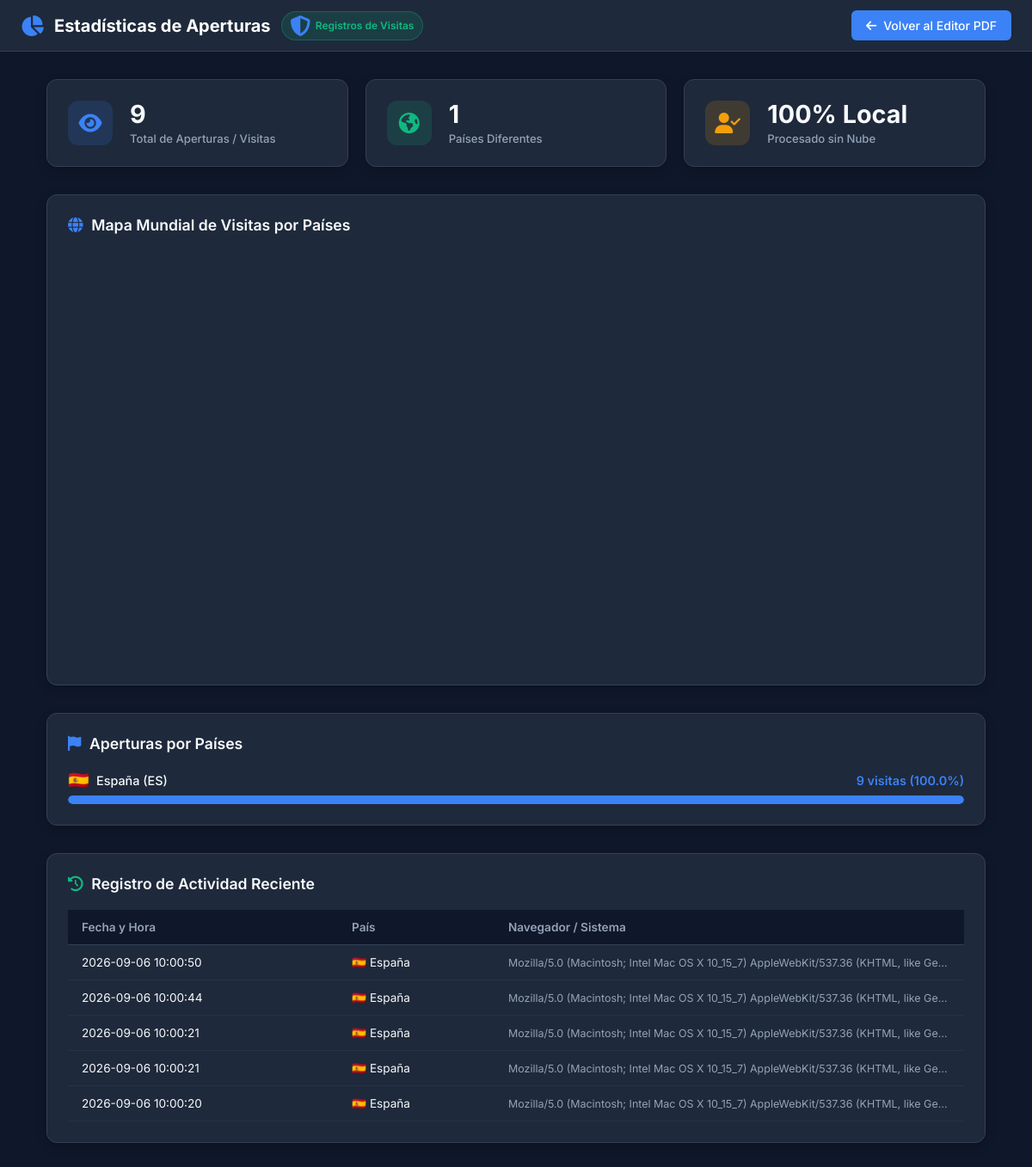
The app's page /stats, older data.
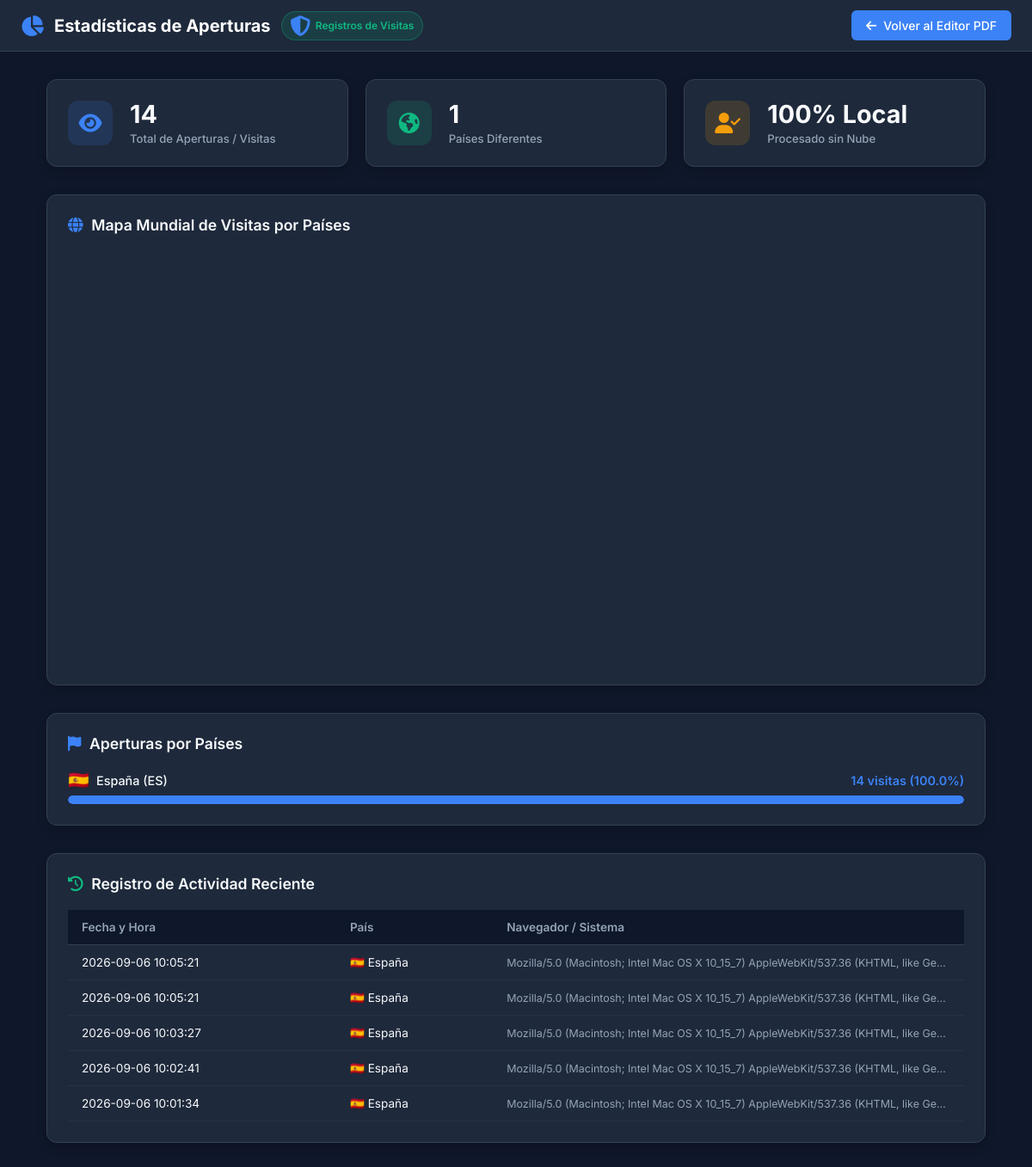
The same page, newer data.
### tables this page shows
CREATE TABLE visits (
            id INTEGER PRIMARY KEY AUTOINCREMENT,
            ip_address TEXT,
            country TEXT,
            country_code TEXT,
            user_agent TEXT,
            created_at DATETIME DEFAULT CURRENT_TIMESTAMP
        );

### app.py (the view)
@app.route('/estadisticas')
@app.route('/stats')
def stats():
    stats_data = get_full_stats()
    return render_template('stats.html', stats=stats_data)

### app.py (called while the page is built)
def country_code_to_flag(code):
    if not code or len(code) != 2:
        return '🌐'
    try:
        return chr(ord(code[0].upper()) + 127397) + chr(ord(code[1].upper()) + 127397)
    except Exception:
        return '🌐'

### templates/stats.html (shortened to what this page needs)
<!DOCTYPE html>
<html lang="es">
<head>
    <link rel="stylesheet" href="https://cdnjs.cloudflare.com/ajax/libs/font-awesome/6.5.1/css/all.min.css">
    <link rel="stylesheet" href="{{ url_for('static', filename='css/style.css') }}">
</head>
<body>
    <header class="app-header">
        <div class="logo-container">
            <i class="fas fa-chart-pie"></i>
            <span>Estadísticas de Aperturas</span>
            <span class="badge-local">
                <i class="fas fa-shield-alt"></i> Registros de Visitas
            </span>
        </div>
        <div class="header-actions">
            <a href="/" class="btn btn-primary" style="text-decoration: none;">
                <i class="fas fa-arrow-left"></i> Volver al Editor PDF
            </a>
        </div>
    </header>
    <div class="stats-container">
        <div class="stats-grid-kpi">
            <div class="kpi-card">
                <div class="kpi-icon">
                    <i class="fas fa-eye"></i>
                </div>
                <div>
                    <div class="kpi-value">{{ stats.total_visits }}</div>
                    <div class="kpi-label">Total de Aperturas / Visitas</div>
                </div>
            </div>
            <div class="kpi-card">
                <div class="kpi-icon" style="background-color: rgba(16, 185, 129, 0.15); color: var(--accent-success);">
                    <i class="fas fa-globe-americas"></i>
                </div>
                <div>
                    <div class="kpi-value">{{ stats.total_countries }}</div>
                    <div class="kpi-label">Países Diferentes</div>
                </div>
            </div>
            <div class="kpi-card">
                <div class="kpi-icon" style="background-color: rgba(245, 158, 11, 0.15); color: var(--accent-warning);">
                    <i class="fas fa-user-check"></i>
                </div>
                <div>
                    <div class="kpi-value">100% Local</div>
                    <div class="kpi-label">Procesado sin Nube</div>
                </div>
            </div>
        </div>
        <div class="stats-section">
            <div class="section-title">
                <i class="fas fa-globe" style="color: var(--accent-primary);"></i>
                Mapa Mundial de Visitas por Países
            </div>
            <div id="world-map-container" style="width: 100%; min-height: 480px; border-radius: 8px; overflow: hidden;"></div>
        </div>
        <div class="stats-section">
            <div class="section-title">
                <i class="fas fa-flag" style="color: var(--accent-primary);"></i>
                Aperturas por Países
            </div>
            {% if stats.by_country %}
            <div class="country-list">
                {% for item in stats.by_country %}
                <div class="country-item">
                    <div class="country-info">
                        <span class="country-name">
                            <span class="country-flag">{{ item.flag }}</span>
                            {{ item.country }} ({{ item.country_code }})
                        </span>
                        <span class="country-count">
                            {{ item.count }} visitas ({{ item.percentage }}%)
                        </span>
                    </div>
                    <div class="progress-bar-bg">
                        <div class="progress-bar-fill" style="width: {{ item.percentage }}%;"></div>
                    </div>
                </div>
                {% endfor %}
            </div>
            {% else %}
            <p style="color: var(--text-muted); font-size: 0.9rem;">No hay registros de países aún.</p>
            {% endif %}
        </div>
        <div class="stats-section">
            <div class="section-title">
                <i class="fas fa-history" style="color: var(--accent-success);"></i>
                Registro de Actividad Reciente
            </div>
            <div class="table-responsive">
                <table class="recent-table">
                    <thead>
                        <tr>
                            <th>Fecha y Hora</th>
                            <th>País</th>
                            <th>Navegador / Sistema</th>
                        </tr>
                    </thead>
                    <tbody>
                        {% if stats.recent_visits %}
                        {% for visit in stats.recent_visits %}
                        <tr>
                            <td>{{ visit.created_at }}</td>
                            <td>{{ visit.flag }} {{ visit.country }}</td>
                            <td style="color: var(--text-muted); font-size: 0.78rem; max-width: 300px; text-overflow: ellipsis; overflow: hidden; white-space: nowrap;">
                                {{ visit.user_agent }}
                            </td>
                        </tr>
                        {% endfor %}
                        {% else %}
                        <tr>
                            <td colspan="3" style="text-align: center; color: var(--text-muted);">No hay registros recientes.</td>
                        </tr>
                        {% endif %}
                    </tbody>
                </table>
            </div>
        </div>
    </div>
</body>
</html>

### static/css/style.css (style rules this page uses)
:root { --bg-main: #0f172a; --bg-card: #1e293b; --bg-sidebar: #1e293b; --border-color: #334155; --accent-primary: #3b82f6; --accent-primary-hover: #2563eb; --accent-success: #10b981; --accent-danger: #ef4444; --accent-warning: #f59e0b; --text-main: #f8fafc; --text-muted: #94a3b8; --canvas-shadow: 0 10px 25px -5px rgba(0, 0, 0, 0.5); }
* { box-sizing: border-box; margin: 0; padding: 0; }
body { font-family: 'Inter', system-ui, -apple-system, BlinkMacSystemFont, "Segoe UI", Roboto, sans-serif; background-color: var(--bg-main); color: var(--text-main); min-height: 100vh; display: flex; flex-direction: column; overflow-x: hidden; }
.app-header { position: sticky; top: 0; background-color: var(--bg-card); border-bottom: 1px solid var(--border-color); padding: 0.75rem 1.5rem; display: flex; justify-content: space-between; align-items: center; z-index: 100; width: 100%; }
.logo-container { display: flex; align-items: center; gap: 0.75rem; font-weight: 700; font-size: 1.25rem; color: #ffffff; }
.logo-container i { color: var(--accent-primary); font-size: 1.5rem; }
.badge-local { background-color: rgba(16, 185, 129, 0.15); color: var(--accent-success); border: 1px solid rgba(16, 185, 129, 0.3); padding: 0.25rem 0.6rem; border-radius: 20px; font-size: 0.75rem; font-weight: 600; display: flex; align-items: center; gap: 0.35rem; }
.header-actions { display: flex; align-items: center; gap: 0.75rem; }
.btn { display: inline-flex; align-items: center; justify-content: center; gap: 0.5rem; padding: 0.5rem 1rem; font-size: 0.875rem; font-weight: 500; border-radius: 6px; border: 1px solid transparent; cursor: pointer; transition: all 0.2s ease; color: var(--text-main); background-color: var(--bg-card); }
.btn-primary { background-color: var(--accent-primary); color: #ffffff; }

### templates/stats.html (style rules this page uses)
body { overflow-y: auto !important; }
.stats-container { max-width: 1500px; width: 95%; margin: 0 auto; padding: 2rem 1.5rem; display: flex; flex-direction: column; gap: 2rem; }
.stats-grid-kpi { display: grid; grid-template-columns: repeat(auto-fit, minmax(220px, 1fr)); gap: 1.25rem; }
.kpi-card { background-color: var(--bg-card); border: 1px solid var(--border-color); border-radius: 12px; padding: 1.5rem; display: flex; align-items: center; gap: 1.25rem; box-shadow: 0 4px 12px rgba(0, 0, 0, 0.2); }
.kpi-icon { width: 52px; height: 52px; border-radius: 12px; background-color: rgba(59, 130, 246, 0.15); color: var(--accent-primary); display: flex; align-items: center; justify-content: center; font-size: 1.5rem; }
.kpi-value { font-size: 1.8rem; font-weight: 700; color: var(--text-main); line-height: 1.1; }
.kpi-label { font-size: 0.82rem; color: var(--text-muted); margin-top: 0.25rem; font-weight: 500; }
.stats-section { background-color: var(--bg-card); border: 1px solid var(--border-color); border-radius: 12px; padding: 1.5rem; box-shadow: 0 4px 12px rgba(0, 0, 0, 0.2); }
.section-title { font-size: 1.1rem; font-weight: 600; margin-bottom: 1.25rem; display: flex; align-items: center; gap: 0.6rem; color: var(--text-main); }
.country-list { display: flex; flex-direction: column; gap: 1rem; }
.country-item { display: flex; flex-direction: column; gap: 0.4rem; }
.country-info { display: flex; justify-content: space-between; align-items: center; font-size: 0.9rem; }
.country-name { display: flex; align-items: center; gap: 0.5rem; font-weight: 500; }
.country-flag { font-size: 1.25rem; }
.country-count { font-weight: 600; color: var(--accent-primary); }
.progress-bar-bg { height: 10px; background-color: #0f172a; border-radius: 5px; overflow: hidden; }
.progress-bar-fill { height: 100%; background-color: var(--accent-primary); border-radius: 5px; transition: width 0.5s ease; }
.recent-table { width: 100%; border-collapse: collapse; font-size: 0.85rem; text-align: left; }
.recent-table th { padding: 0.75rem 1rem; border-bottom: 1px solid var(--border-color); color: var(--text-muted); font-weight: 600; background-color: #0f172a; }
.recent-table td { padding: 0.75rem 1rem; border-bottom: 1px solid rgba(51, 65, 85, 0.4); color: var(--text-main); }
.table-responsive { overflow-x: auto; }

Row changes from the older to the newer data that the page shows:
no longer on this page (row unchanged): visits: created_at "2026-09-06 10:00:50", flag "🇪🇸", country "España", user_agent "Mozilla/5.0 (Macintosh; Intel Mac OS X 10_15_7) AppleWebKit/537.36 (KHTML, like Ge…"
no longer on this page (row unchanged): visits: created_at "2026-09-06 10:00:44", flag "🇪🇸", country "España", user_agent "Mozilla/5.0 (Macintosh; Intel Mac OS X 10_15_7) AppleWebKit/537.36 (KHTML, like Ge…"
no longer on this page (row unchanged): visits: created_at "2026-09-06 10:00:21", flag "🇪🇸", country "España", user_agent "Mozilla/5.0 (Macintosh; Intel Mac OS X 10_15_7) AppleWebKit/537.36 (KHTML, like Ge…"
no longer on this page (row unchanged): visits: created_at "2026-09-06 10:00:21", flag "🇪🇸", country "España", user_agent "Mozilla/5.0 (Macintosh; Intel Mac OS X 10_15_7) AppleWebKit/537.36 (KHTML, like Ge…"
no longer on this page (row unchanged): visits: created_at "2026-09-06 10:00:20", flag "🇪🇸", country "España", user_agent "Mozilla/5.0 (Macintosh; Intel Mac OS X 10_15_7) AppleWebKit/537.36 (KHTML, like Ge…"
added visits: created_at "2026-09-06 10:05:21", flag "🇪🇸", country "España", user_agent "Mozilla/5.0 (Macintosh; Intel Mac OS X 10_15_7) AppleWebKit/537.36 (KHTML, like Ge…"
added visits: created_at "2026-09-06 10:05:21", flag "🇪🇸", country "España", user_agent "Mozilla/5.0 (Macintosh; Intel Mac OS X 10_15_7) AppleWebKit/537.36 (KHTML, like Ge…"
added visits: created_at "2026-09-06 10:03:27", flag "🇪🇸", country "España", user_agent "Mozilla/5.0 (Macintosh; Intel Mac OS X 10_15_7) AppleWebKit/537.36 (KHTML, like Ge…"
added visits: created_at "2026-09-06 10:02:41", flag "🇪🇸", country "España", user_agent "Mozilla/5.0 (Macintosh; Intel Mac OS X 10_15_7) AppleWebKit/537.36 (KHTML, like Ge…"
added visits: created_at "2026-09-06 10:01:34", flag "🇪🇸", country "España", user_agent "Mozilla/5.0 (Macintosh; Intel Mac OS X 10_15_7) AppleWebKit/537.36 (KHTML, like Ge…"
Text that changed along with them:
{{ stats.total_visits }}: "9" → "14"
new list line: "🇪🇸 España ( ES ) 14 visitas ( 100.0 %)"
list line gone: "🇪🇸 España ( ES ) 9 visitas ( 100.0 %)"
